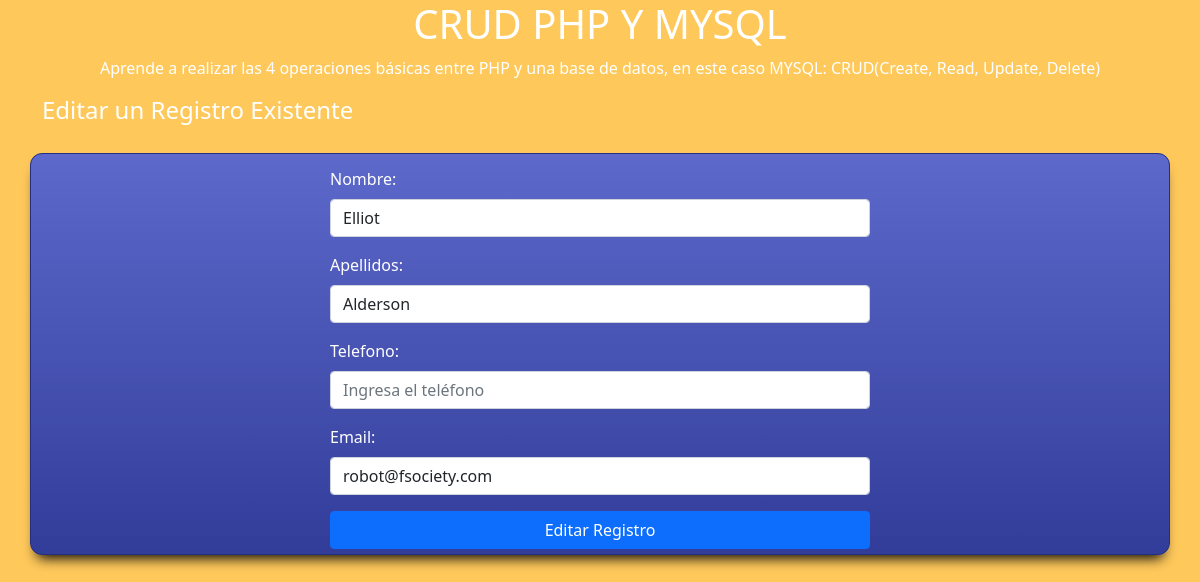
Screenshot of /Proyectos/4-Crud_PHP_MYSQL/editar.php?id=1 with the database file from the repository.
### tables this page shows
CREATE TABLE usuarios(
    id          int(255) auto_increment not null,
    nombre      varchar(100) not null,
    apellidos   varchar(100)not null,
    email       varchar(255) not null,
    password    varchar(255) not null,
    fecha       date not null,
    CONSTRAINT pk_usuarios PRIMARY KEY(id),
    CONSTRAINT uq_email UNIQUE(email)
);

### Proyectos/4-Crud_PHP_MYSQL/editar.php (the view, shortened to what this page needs)
<?php
    include 'conexion.php';
    $idRegistro = $_GET['id'];
    $query = "SELECT * FROM usuarios where id='".$idRegistro."'";
    $usuario = mysqli_query($con, $query) or die (mysqli_error);
    $fila = mysqli_fetch_assoc($usuario);
?>
<!doctype html>
<html lang="es">
  <head>
    <link href="https://cdn.jsdelivr.net/npm/bootstrap@5.0.0-beta1/dist/css/bootstrap.min.css" rel="stylesheet">
    <link href="css/estilos.css" rel="stylesheet">
  </head>
  <body>
    <h1 class="text-center">CRUD PHP Y MYSQL</h1>
    <p class="text-center">Aprende a realizar las 4 operaciones básicas entre PHP y una base de datos, en este caso MYSQL: CRUD(Create, Read, Update, Delete)</p>
    <div class="container">
    <div class="row">
        <h4>Editar un Registro Existente</h4>
    </div>
        <div class="row caja">
            <div class="col-sm-6 offset-3">
            <form method="POST" action="<?php $_SERVER['PHP_SELF']; ?>">
                <div class="mb-3">
                    <label for="nombre" class="form-label">Nombre:</label>
                    <input type="text" class="form-control" name="nombre" placeholder="Ingresa el nombre" value="<?php echo $fila['nombre']; ?>">
                </div>
                <div class="mb-3">
                    <label for="apellidos" class="form-label">Apellidos:</label>
                    <input type="text" class="form-control" name="apellidos" placeholder="Ingresa los apellidos" value="<?php echo $fila['apellidos']; ?>">
                </div>
                <div class="mb-3">
                    <label for="telefono" class="form-label">Telefono:</label>
                    <input type="number" class="form-control" name="telefono" placeholder="Ingresa el teléfono" value="<?php echo $fila['telefono']; ?>">
                </div>
                <div class="mb-3">
                    <label for="email" class="form-label">Email:</label>
                    <input type="email" class="form-control" name="email" placeholder="Ingresa el email" value="<?php echo $fila['email']; ?>">
                </div>
                <button type="submit" class="btn btn-primary w-100" name="editarRegistro">Editar Registro</button>
                </form>
            </div>
        </div>
    </div>
  </body>
</html>

### Proyectos/6-Descuento_con_SQL/css/estilos.css (style rules this page uses)
body { background-color: #fec85b; color: #fff; }
.caja { padding: 5px; margin-top: 20px; border: 1px solid #252f7f; background: rgb(50, 61, 154); background: linear-gradient( 0deg, rgba(50, 61, 154, 1) 0%, rgba(93, 105, 203, 1) 100% ); background-color: #5d69cb; border-radius: 12px; -webkit-box-shadow: 0px 10px 13px -7px #000000, 5px 5px 15px 5px rgba(0, 0, 0, 0); box-shadow: 0px 10px 13px -7px #000000, 5px 5px 15px 5px rgba(0, 0, 0, 0); }

### rows the page displays
usuarios: nombre "Elliot", apellidos "Alderson", email "robot@fsociety.com"
